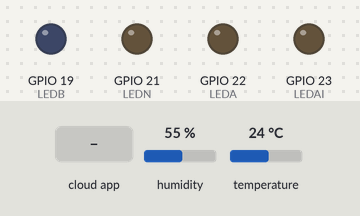
A sketch run on a simulated ESP32. Parts: output pins drawn as LEDs (lit = HIGH). The test bench sets the inputs (shaded band); at power-on: humidity 55 %, temperature 24 °C. WiFi joins after 1.5 s; servers stay silent unless stated; the Firebase database answers and starts empty; what the sketch prints to the serial monitor is not drawn.

Above: at 2.7 s.
2.8 s: the phone or cloud app sets Control to 1
At 6.4 s:
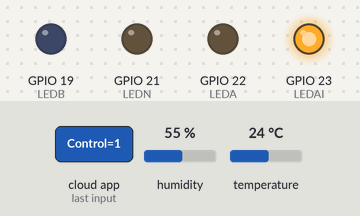
6.7 s: the phone or cloud app sets Alarma to 2
At 9.5 s:
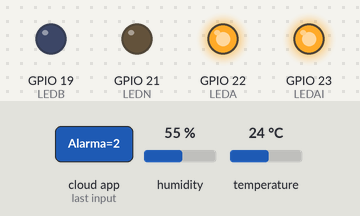
9.8 s: the phone or cloud app sets Alarma to 3
At 11.8 s:
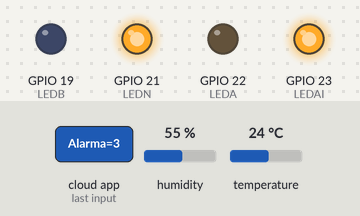
12.9 s: the phone or cloud app sets Control to 0
At 15.0 s:
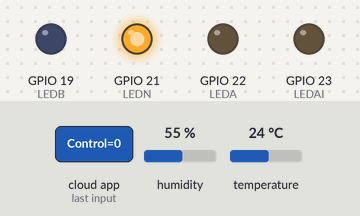
16.1 s: the phone or cloud app sets Alarma to 4
At 18.2 s:
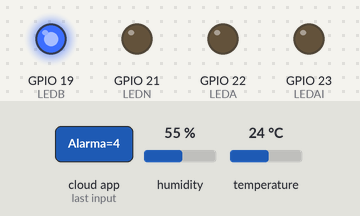
19.2 s: the phone or cloud app sets Control to 1
At 21.5 s:
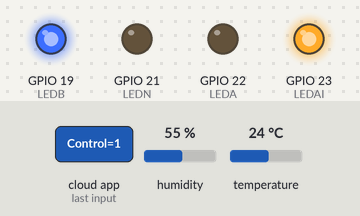
Timing chart, 0 to 23.0 s (numbered marks = the images above; inputs shaded):
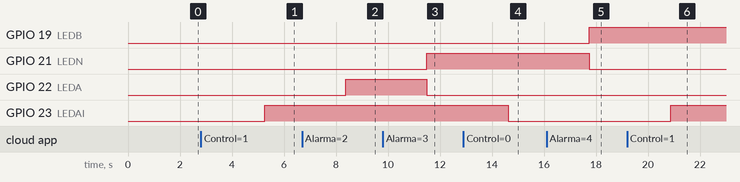

Measured:
- after the input at 2.8 s, GPIO 23 (LEDAI): LOW → HIGH after 2.5 s
- after the input at 6.7 s, GPIO 22 (LEDA): LOW → HIGH after 1.7 s
- after the input at 9.8 s, GPIO 21 (LEDN): LOW → HIGH after 1.7 s; GPIO 22 (LEDA): HIGH → LOW after 1.7 s
- after the input at 12.9 s, GPIO 23 (LEDAI): HIGH → LOW after 1.7 s
- after the input at 16.1 s, GPIO 19 (LEDB): LOW → HIGH after 1.6 s; GPIO 21 (LEDN): HIGH → LOW after 1.6 s
- after the input at 19.2 s, GPIO 23 (LEDAI): LOW → HIGH after 1.7 s

The sketch:

codigoArduinoESP.ino
```cpp
#line 1 "C:\\Users\\CARLOS\\Documents\\Arduino\\Proyecto_Micros\\Proyecto_Micros.ino"
#include <DHT.h>
#include <DHT_U.h>
#define DHTPIN 18
const int LEDAI = 23;
const int LEDA = 22;
const int LEDN = 21;
const int LEDB = 19;
#define DHTTYPE DHT11
DHT dht(DHTPIN, DHTTYPE);

//Incluir librerías de WiFi
#include <WiFi.h>
#include "FirebaseESP32.h"
//Credenciales de la red WiFi
#define WIFI_SSID "ACSAT"
#define WIFI_PASSWORD "3114830604AC"

//Credenciales Firebase.
#define FIREBASE_HOST "https://proyectomicroprocesadore-522a6-default-rtdb.firebaseio.com/"
#define FIREBASE_AUTH "Xtntd2jPKjLIvUUbtxB5niTEDArtkcL4PxZMJp5x"

//Firebase Data Object
FirebaseData firebaseControl;
FirebaseData firebaseData;
FirebaseData Alarma;
String nodo = "/Sensores";
bool iterar = true;
float temp, hum;

void setup() {
Serial.begin(230400);
Serial.println();
dht.begin();
pinMode(LEDAI, OUTPUT);
pinMode(LEDA, OUTPUT);
pinMode(LEDN, OUTPUT);
pinMode(LEDB, OUTPUT);
WiFi.begin(WIFI_SSID, WIFI_PASSWORD);
Serial.print("Conectado a la red WiFi");
while (WiFi.status() !=WL_CONNECTED){
  Serial.print(".");
  delay(300);
  }
  Serial.println();
  Firebase.begin(FIREBASE_HOST, FIREBASE_AUTH);
  Firebase.reconnectWiFi(true);
}

void loop() {
  //Lectura del sensor.
  hum=dht.readHumidity();
  temp=dht.readTemperature();

  //Escritura de datos a Firebase.
  Serial.println("Temperatura: " + String(temp) + " Humedad: " + String(hum) );
  Firebase.setFloat(firebaseData, nodo + "/Humedad", hum);
  Firebase.setFloat(firebaseData, nodo + "/Temperatura", temp);

  //Obtener datos de Firebase para el aire acondicionado.
  Firebase.getInt(firebaseControl, nodo + "/Control");
  Serial.println(firebaseControl.intData());

  //Obtener datos de Firebase para alarmar los leds.
  Firebase.getInt(Alarma, nodo + "/Alarma");
  Serial.println(Alarma.intData());

  //Led Aire Acondicionado.
  if(firebaseControl.intData()==1){
    digitalWrite(23, HIGH);
    }
  if(firebaseControl.intData()==0){
    digitalWrite(23, LOW);
    }

  //Led Temperatura Alta.
  if(Alarma.intData()==2){
    digitalWrite(22, HIGH);
    digitalWrite(21, LOW);
    digitalWrite(19, LOW);
    }

  //Led Temperatura Normal.
  if(Alarma.intData()==3){
    digitalWrite(22, LOW);
    digitalWrite(21, HIGH);
    digitalWrite(19, LOW);
    }

 //Led Temperatura Baja.
  if(Alarma.intData()==4){
    digitalWrite(22, LOW);
    digitalWrite(21, LOW);
    digitalWrite(19, HIGH);
    }

 delay(2500);
}
```
